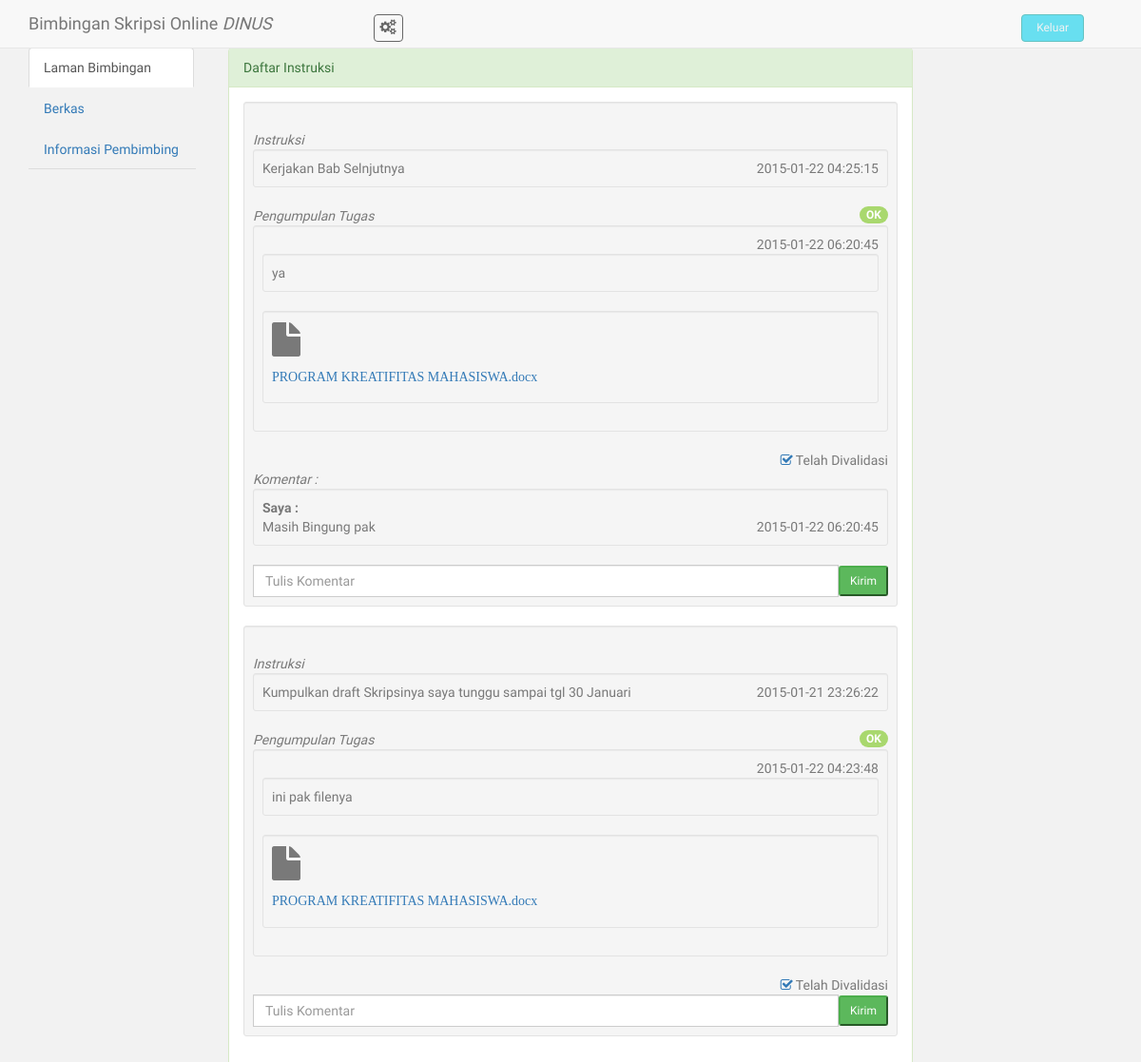
The app's page /home_mhs.php (signed in) with its own data.
### tables this page shows
CREATE TABLE IF NOT EXISTS `instruksi` (
  `id_instruksi` int(10) NOT NULL AUTO_INCREMENT,
  `instruksi` varchar(225) NOT NULL,
  `dibuat_pd` timestamp NOT NULL DEFAULT CURRENT_TIMESTAMP ON UPDATE CURRENT_TIMESTAMP,
  `id_bimbingan` int(10) NOT NULL,
  PRIMARY KEY (`id_instruksi`),
  KEY `fk_bimbingan` (`id_bimbingan`)
);

CREATE TABLE IF NOT EXISTS `penugasan` (
  `id_tugas` int(10) NOT NULL AUTO_INCREMENT,
  `id_instruksi` int(10) NOT NULL,
  `validasi` enum('OK','Revisi','Bimbingan Selesai') DEFAULT NULL,
  `mengumpulkan` tinyint(1) DEFAULT '0',
  PRIMARY KEY (`id_tugas`),
  KEY `fk_penugasan` (`id_instruksi`)
);

CREATE TABLE IF NOT EXISTS `pengumpulan_tgs` (
  `id_pengumpulan_tgs` int(10) NOT NULL AUTO_INCREMENT,
  `id_tugas` int(10) NOT NULL,
  `pesan` varchar(225) NOT NULL,
  `dibuat_pd` timestamp NOT NULL DEFAULT CURRENT_TIMESTAMP ON UPDATE CURRENT_TIMESTAMP,
  `id_berkas_mhs` int(10) DEFAULT NULL,
  PRIMARY KEY (`id_pengumpulan_tgs`),
  KEY `fk_pengumpulan_tgs` (`id_tugas`),
  KEY `fk_berkas_mhs` (`id_berkas_mhs`)
);

CREATE TABLE IF NOT EXISTS `berkas_mhs` (
  `id_berkas_mhs` int(11) NOT NULL AUTO_INCREMENT,
  `nama_berkas` varchar(50) NOT NULL,
  `dir_berkas` varchar(50) NOT NULL,
  PRIMARY KEY (`id_berkas_mhs`)
);

CREATE TABLE IF NOT EXISTS `komentar_mhs` (
  `id_komentar_mhs` int(10) NOT NULL AUTO_INCREMENT,
  `id_instruksi` int(10) NOT NULL,
  `komentar` varchar(225) NOT NULL,
  `dibuat_pd` timestamp NOT NULL DEFAULT CURRENT_TIMESTAMP ON UPDATE CURRENT_TIMESTAMP,
  PRIMARY KEY (`id_komentar_mhs`),
  KEY `fk_komentar_mhs` (`id_instruksi`)
);

### mahasiswa.php (called while the page is built, shortened)
<?php
	class mahasiswa{
		private $host="localhost";
		private $user="root";
		private $db="bso";
		private $pass="";
		private $conn;
		public function __construct()
		{
			$this->conn = new PDO("mysql:host=".$this->host.";dbname=".$this->db,$this->user,$this->pass);
			$this->conn->setAttribute(PDO::ATTR_ERRMODE, PDO::ERRMODE_EXCEPTION);
		}
		public function isInstructionExist($id_mhs)
		{
			try{
				$sql = "SELECT * FROM instruksi
						WHERE id_bimbingan = ( SELECT id_bimbingan
											   FROM bimbingan
						                       WHERE id_mhs = :id_mhs )";
				$stmt = $this->conn->prepare($sql);
				$stmt->bindParam(':id_mhs', $id_mhs);
				$stmt->execute();
				$row = $stmt->fetch(PDO::FETCH_NUM);
			}catch(PDOException $e)
			{
				echo $e->getMessage();
				return false;
			}
			if($row)
			{
				return true;
			}
		}
		public function showInstructions($id_mhs)
		{
			try{
				$sql = "SELECT * FROM instruksi
						WHERE id_bimbingan = ( SELECT id_bimbingan
											   FROM bimbingan
						                       WHERE id_mhs = :id_mhs )
						ORDER BY dibuat_pd DESC";
				$stmt = $this->conn->prepare($sql);
				$stmt->bindParam(':id_mhs', $id_mhs);
				$stmt->execute();
			}catch(PDOException $e)
			{
				return $e->getMessage();
			}
			while($row = $stmt->fetch(PDO::FETCH_ASSOC)){
				$data[]=$row;
			}
			return $data;
		}
		public function isTurnIn($id_instruksi)
		{
			try{
				$sql = "SELECT * FROM pengumpulan_tgs
						WHERE id_tugas = ( SELECT id_tugas
											FROM penugasan
											WHERE id_instruksi = :id_instruksi ) ";
				$stmt = $this->conn->prepare($sql);
				$stmt->bindParam(':id_instruksi', $id_instruksi);
				$stmt->execute();
				$row = $stmt->fetch(PDO::FETCH_NUM);
			}catch(PDOException $e)
			{
				echo $e->getMessage();
				return false;
			}
			if($row)
			{
				return true;
			}
		}
		public function isAssignment($id_instruksi)
		{
			try{
				$sql = "SELECT * FROM penugasan WHERE id_instruksi = :id_instruksi";
				$stmt = $this->conn->prepare($sql);
				$stmt->bindParam(':id_instruksi', $id_instruksi);
				$stmt->execute();
				$row = $stmt->fetch(PDO::FETCH_NUM);
			}catch(PDOException $e)
			{
				echo $e->getMessage();
				return false;
			}
			if($row)
			{
				return true;
			}
		}
		public function showTurnedInData($id_instruksi)
		{
			try
			{
				$sql = "SELECT * FROM pengumpulan_tgs
						WHERE id_tugas = ( SELECT id_tugas FROM penugasan
										   WHERE id_instruksi = :id_instruksi)";
				$stmt = $this->conn->prepare($sql);
				$stmt->bindParam(':id_instruksi', $id_instruksi);
				$stmt->execute();
				$data = $stmt->fetch(PDO::FETCH_ASSOC);
			}catch(PDOException $e)
			{
				return $e->getMessage();
			}
			return $data;
		}
		public function isBerkasMhsExist($id_pengumpulan_tgs)
		{
			try
			{
				$sql = "SELECT * FROM berkas_mhs WHERE id_berkas_mhs = (
						SELECT id_berkas_mhs FROM pengumpulan_tgs WHERE id_pengumpulan_tgs = :id_pengumpulan_tgs)";
				$stmt = $this->conn->prepare($sql);
				$stmt->bindParam(':id_pengumpulan_tgs',$id_pengumpulan_tgs);
				$stmt->execute();
				$data = $stmt->fetch(PDO::FETCH_ASSOC);
			}catch(PDOException $e)
			{
				return $e->getMessage();
			}
			return $data;
		}
		public function isValidated($id_instruksi)
		{
			try
			{
				$sql = "SELECT validasi, mengumpulkan FROM penugasan WHERE id_instruksi = :id_instruksi";
				$stmt = $this->conn->prepare($sql);
				$stmt->bindParam(':id_instruksi', $id_instruksi);
				$stmt->execute();
				$data = $stmt->fetch(PDO::FETCH_ASSOC);
			}catch(PDOException $e)
			{
				echo $e->getMessage();
				return false;
			}
			if($data)
				return $data;
			else
				return false;
		}
		public function isHaveComment($id_instruksi)
		{
			$result = $this->conn->prepare("SELECT * FROM komentar_mhs WHERE id_instruksi = :id_instruksi");
			$result->bindParam(':id_instruksi', $id_instruksi);
			$result->execute();
			$row = $result->fetch(PDO::FETCH_NUM);
			if($row > 0)
				return true;
			else
				return false;
		}
		public function showComment($id_instruksi)
		{
			$sql = "SELECT komentar_mhs.id_komentar_mhs, komentar_mhs.komentar AS komentar_mhs, komentar_mhs.dibuat_pd AS dibuat_pd_mhs, (
					SELECT komentar_dsn.komentar
					FROM komentar_dsn
					WHERE komentar_mhs.id_komentar_mhs = komentar_dsn.id_komentar_mhs
					) AS komentar_dsn, (
						SELECT komentar_dsn.dibuat_pd
						FROM komentar_dsn
						WHERE komentar_mhs.id_komentar_mhs = komentar_dsn.id_komentar_mhs
						) AS dibuat_pd_dsn
						FROM komentar_mhs
						WHERE komentar_mhs.id_instruksi = :id_instruksi
						ORDER BY dibuat_pd_mhs";
			$q = $this->conn->prepare($sql) or die("Gagal!");
			$q->bindParam(':id_instruksi', $id_instruksi);
			$q->execute();
			while($r = $q->fetch(PDO::FETCH_ASSOC))
			{
				$data[] = $r;
			}
			return $data;
		}
	}
?>

### home_mhs.php (the view, shortened to what this page needs)
<?php
	include_once("mahasiswa.php");
	$obj = new mahasiswa;
	if(isset($_POST['logout']))
	{
		$obj->logout();
	}
	else
	{
		$id_mhs = $_SESSION['id_mhs'];
	}
?>
<!DOCTYPE html>
<html>
<head>
	<link href="assets/css/bootstrap.css" rel="stylesheet">
    <link href="assets/font-awesome/css/font-awesome.css" rel="stylesheet" />
    <link href="assets/css/style.css" rel="stylesheet">
    <link href="assets/css/style-responsive.css" rel="stylesheet">
</head>
<body>
		<div class="container-fluid">
		<header>
			<div class="navbar navbar-default navbar-fixed-top" role="navigation">
				<div class="navbar-header">
					<div class="container">
						<a class="navbar-brand" href="home_mhs.php">Bimbingan Skripsi Online <em>DINUS</em></a>
						<div class="nav notify-row" id="top_menu">
			                <ul class="nav top-menu">
			                    <li id="header_inbox_bar" class="dropdown">
			                        <a data-toggle="dropdown" class="dropdown-toggle" href="home_mhs.php#">
			                            <i class="fa fa-cogs"></i>
			                        </a>
			                    </li>
			                </ul>
			            </div>
			           	<div class="top-menu">
            				<ul class="nav pull-right top-menu">
                    		<li><a class="logout" href="logout.php">Keluar</a></li>
            				</ul>
            			</div>
					</div>
				</div>
			</div>
		</header>
		<div class="container-fluid" style="padding-top : 50px">
			<div class="row">
				<div class="col-lg-2">
					<ul class="nav nav-tabs nav-stacked" data-spy="affix">
						<li class="active"><a href="home_mhs.php">Laman Bimbingan</a></li>
						<li><a href="berkas_mhs.php">Berkas</a></li>
						<li><a href="info_pembimbing.php">Informasi Pembimbing</a></li>
					</ul>
				</div>
				<div class="col-lg-8">
	           		<div class="container-fluid">
		            <div class="panel panel-success">
		           		<div class="panel-heading">
		           		Daftar Instruksi
		           		</div>
		           		<div class="panel-body">
		           		<?php
		           			if($obj->isInstructionExist($id_mhs))
		           			{
		           				foreach ($obj->showInstructions($id_mhs) as $value)
		           				{
		           					extract($value);
		           					echo '
									<div class="well well-sm">
									<br>
										<em>Instruksi</em>
										<div class="well well-sm">
											<div class="pull-right">'.$dibuat_pd.'</div>'.$instruksi.'</div>';
				           					if($obj->isAssignment($id_instruksi))
				           					{
				           						if($obj->isTurnIn($id_instruksi))
				           						{
				           							echo '<em>Pengumpulan Tugas</em>';
				           							if($obj->isValidated($id_instruksi))
				           							{
				           								extract($obj->isValidated($id_instruksi));
														if($validasi == 'OK')
														{
															echo '<span class="pull-right badge bg-success">'.$validasi.'</span>';
														}
				           							}
													if($obj->showTurnedInData($id_instruksi))
													{
														extract($obj->showTurnedInData($id_instruksi));
														echo '
															<div class="well well-sm">
																<div class="pull-right">'.$dibuat_pd.'</div>
																<br><div class="well well-sm">'.$pesan.'</div>';
															if($obj->isBerkasMhsExist($id_pengumpulan_tgs))
															{
																extract($obj->isBerkasMhsExist($id_pengumpulan_tgs));
																echo '<div class="well well-sm">
																<i class="fa fa-file fa-3x"><h5><a href="'.$dir_berkas.'">'.$nama_berkas.'</a></h5></i>
																</div>';
															}
														echo '</div>';
														if($obj->isValidated($id_instruksi))
														{
															extract($obj->isValidated($id_instruksi));
															if($validasi == 'Revisi' && $mengumpulkan == 0)
															{
																echo '
																<em>Kumpulkan Revisi :</em>
																<form action="home_mhs.php" method="POST" enctype="multipart/form-data">
																	<input type="hidden" name="id_pengumpulan_tgs" value="'.$id_pengumpulan_tgs.'" />
																	<input type="hidden" name="id_instruksi" value="'.$id_instruksi.'" />
																	<textarea class="form-control" rows="5" name="pesan" placeholder="Tulis Balasan"></textarea>
									                  				<div class="pull-right">
																		<input class="btn-sm btn-primary pull-right" type="submit" name="revisi" value="Kirim" />
									                  				</div>
									                  				<label>Tambahkan Berkas</label>
									                            	<input type="file" name="berkas">
																</form>
																<br>';
															}
															else if($validasi == 'OK')
															{
																echo '<div class="pull-right"><i class="fa fa-check-square-o text-primary"></i> Telah Divalidasi</div><br>';
															}
														}
													}
				           						}
				           					}
				           					if($obj->isHaveComment($id_instruksi))
											{
												echo '<em>Komentar : </em>';
												foreach($obj->showComment($id_instruksi) as $value)
												{
													extract($value);
													echo '<div class="well well-sm"><strong>Saya : </strong> <br>
														 <div class="pull-right">'.$dibuat_pd.'</div>
														 '.$komentar_mhs.'
														  </div>';
												}
											}
											echo '
													<form action="home_mhs.php" method="POST">
														<div class="input-group">
															<input type="hidden" name="id_instruksi" value="'.$id_instruksi.'" />
															<input type="text" class="form-control" name="komentar_mhs" placeholder="Tulis Komentar"/>
														<div class="input-group-btn">
															<input class="btn-sm btn-success" type="submit" name="comment" value="Kirim"/>
														</div>
														</div>
													</form>
											</div>';
		           				}
		           			}
		           		?>
		        		</div>
		    		</div>
					</div>
				</div>
			</div>
		</div>
	</div>
</body>
</html>

### assets/css/style.css (style rules this page uses)
body { color: #797979; background: #f2f2f2; font-family: 'Ruda', sans-serif; padding: 0px !important; margin: 0px !important; font-size:14px; }
ul li { list-style: none; }
a, a:hover, a:focus { text-decoration: none; outline: none; }
ul.top-menu > li > .logout { color: #f2f2f2; font-size: 12px; border-radius: 4px; -webkit-border-radius: 4px; border: 1px solid #64c3c2 !important; padding: 5px 15px; margin-right: 15px; background: #68dff0; margin-top: 15px; }
#top_menu .nav > li, ul.top-menu > li { float: left; }
.notify-row { float: left; margin-top: 15px; margin-left: 92px; }
ul.top-menu > li > a { color: #666666; font-size: 16px; border-radius: 4px; -webkit-border-radius: 4px; border:1px solid #666666 !important; padding: 2px 6px; margin-right: 15px; }
.badge.bg-success { background: #a9d86e; }

### records on screen
instruksi: dibuat_pd "2015-01-22 04:25:15", instruksi "Kerjakan Bab Selnjutnya", penugasan.validasi "OK", pengumpulan_tgs.dibuat_pd "2015-01-22 06:20:45", pengumpulan_tgs.pesan "ya", berkas_mhs.nama_berkas "PROGRAM KREATIFITAS MAHASISWA.docx"
komentar_mhs: komentar "Masih Bingung pak"
pengumpulan_tgs: dibuat_pd "2015-01-22 06:20:45"
instruksi: dibuat_pd "2015-01-21 23:26:22", instruksi "Kumpulkan draft Skripsinya saya tunggu sampai tgl 30 Januari", penugasan.validasi "OK", pengumpulan_tgs.dibuat_pd "2015-01-22 04:23:48", pengumpulan_tgs.pesan "ini pak filenya", berkas_mhs.nama_berkas "PROGRAM KREATIFITAS MAHASISWA.docx"
